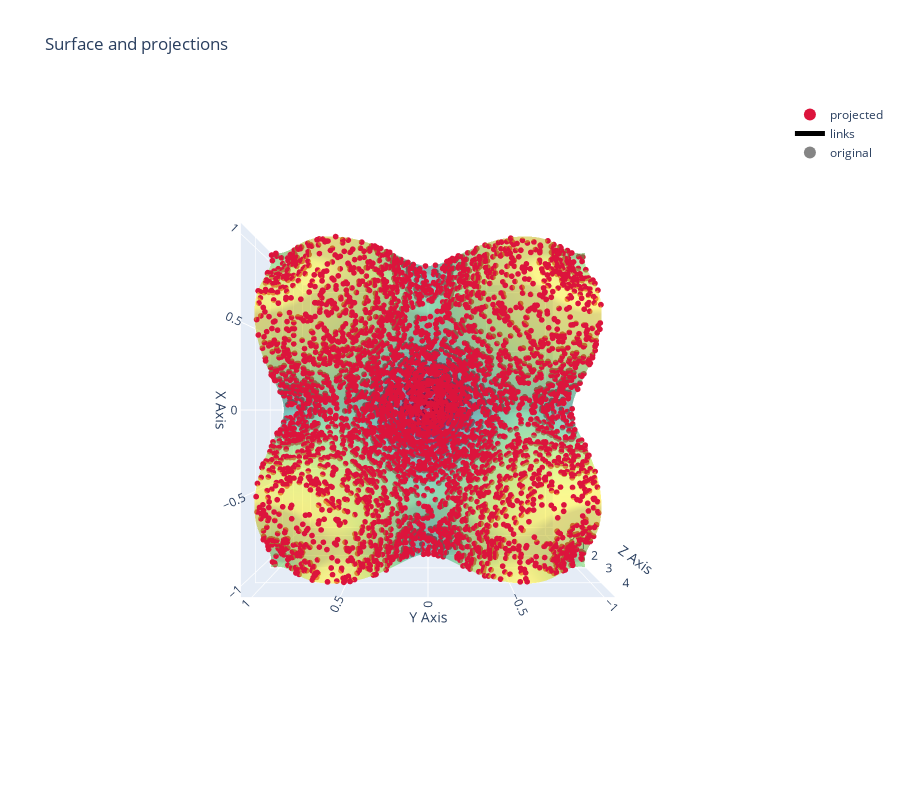

The cell this chart's notebook holds for it:
### Markdown cell above
# Samplers
The samplers module provides various sampling algorithms to generate samples from a given probability distribution. These algorithms can be used to sample a explicit (graph) or implicit ($f(z)=0$) distribution. The samplers can be used for various tasks such as:
* build a dataset or mesh for a manifold
* visualize a distribution
* build a dataset of geodesics using one of the methods in `geodesics.generate`

## Sample from an explicit manifold
The following code samples from an explicit manifold defined by a potential function $\phi(x):\mathbb{R}^i\rightarrow \mathbb{R}^m$, where $i$ is the number of (independent) inputs and $m$ the number of constraints. The dimensionality of ambient space is $n = i+m$.
* Using `randinput_expl` we can obtain a random sample of the manifold by sampling uniformly via latin-hypercube in the input space and projecting the samples onto the manifold using $\phi$. This method can be used to obtain a **uniform sample of the input space**, but it does not guarantee a uniform sample of the manifold itself, but it's fast.
* Using `volume_expl` we can obtain a non-repeated **uniform sample of the manifold**. The function perform an over-sampling of $phi$, which gets then re-sampled $w_i \sim \sqrt{\text{det} [G(x_i)]}$ where $G = J^T J$ is the metric tensor induced by $\phi$.

### Code cell
from jnlr.utils.samplers import volume_expl, randinput_expl
from jnlr.utils.manifolds import f_ackley as phi
from jnlr.utils.plot_utils import plot_3d_projection

Y_vol = volume_expl(phi, n_samples=5000, oversample=5, roi_R=5)
fig = plot_3d_projection(Y_vol, phi)

# set view from the top
fig.update_layout(scene_camera=dict(eye=dict(x=0., y=0., z=2.5)))

### Figure 1 — Plotly figure (JSON) as saved in the notebook; plotly's stock layout.template omitted (floating-point values rounded to 4 significant figures; data arrays with more than 128 entries replaced by an {"elided": "..."} marker saying what was removed)
{"data": [{"colorscale": [[0.0, "#440154"], [0.1111, "#482878"], [0.2222, "#3e4989"], [0.3333, "#31688e"], [0.4444, "#26828e"], [0.5556, "#1f9e89"], [0.6667, "#35b779"], [0.7778, "#6ece58"], [0.8889, "#b5de2b"], [1.0, "#fde725"]], "name": "paraboloid", "opacity": 0.55, "showscale": false, "x": {"elided": "80x80 float values"}, "y": {"elided": "80x80 float values"}, "z": {"elided": "80x80 float values"}, "type": "surface"}, {"marker": {"color": "crimson", "size": 2}, "mode": "markers", "name": "projected", "x": {"elided": "5000 float values"}, "y": {"elided": "5000 float values"}, "z": {"elided": "5000 float values"}, "type": "scatter3d"}, {"line": {"color": "black", "width": 1}, "mode": "lines", "name": "links", "x": {"elided": "15000 float values"}, "y": {"elided": "15000 float values"}, "z": {"elided": "15000 float values"}, "type": "scatter3d"}, {"marker": {"color": "rgba(120,120,120,0.9)", "size": 2}, "mode": "markers", "name": "original", "x": {"elided": "5000 float values"}, "y": {"elided": "5000 float values"}, "z": {"elided": "5000 float values"}, "type": "scatter3d"}], "layout": {"scene": {"xaxis": {"title": {"text": "X Axis"}}, "yaxis": {"title": {"text": "Y Axis"}}, "zaxis": {"title": {"text": "Z Axis"}}, "aspectmode": "cube", "camera": {"eye": {"x": 0.0, "y": 0.0, "z": 2.5}}}, "legend": {"itemsizing": "constant"}, "title": {"text": "Surface and projections"}, "height": 800}}
